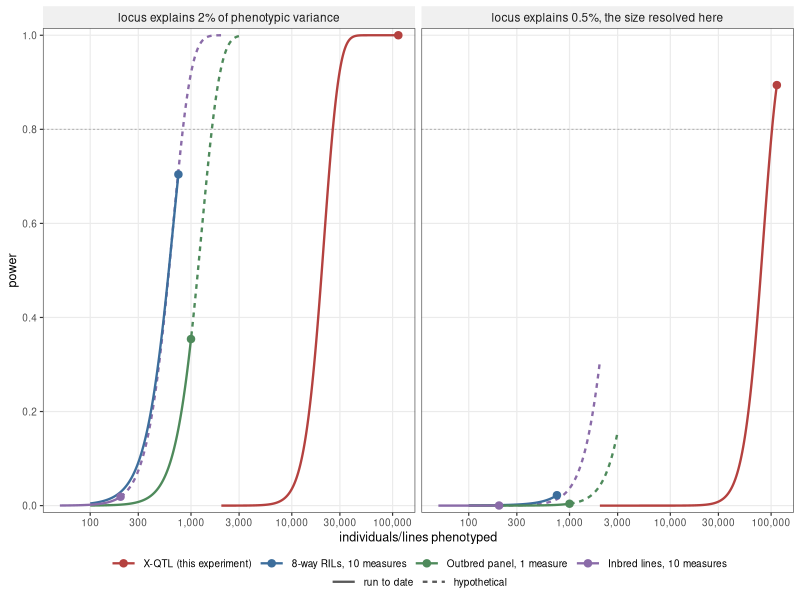

This chart was generated by the following R code:
# make_FigS2.R -- power against experiment size, four designs.
#
#   Rscript temp_aging/make_FigS2.R
#
# THE POINT. X-QTL is much LESS efficient per fly than a design that genotypes
# and phenotypes individuals -- pooling and sequencing only the selected tail
# discards what a replicated line mean keeps. Its advantage is that screening
# flies for longevity is cheap and effectively unlimited, so the experiment can
# be two orders of magnitude larger. Each curve therefore stops where that
# design realistically stops:
#
#   solid  = the size these experiments are actually run at
#   dotted = HYPOTHETICAL extension -- nobody has run these, and the figure
#            labels them as such so it cannot be read as a claim that anyone
#            will measure 2,000 inbred lines or genotype 3,000 outbred flies
#     inbred lines  200 -> 2,000   rumoured extension of the panel
#     outbred      1000 -> 3,000   a guess; nothing supports a specific ceiling
#     8-way RILs   no extension    the panel is not expected to exceed 750
#     X-QTL        no extension    114,000 is this experiment, per treatment
#
# Two panels: a locus explaining 2% of individual phenotypic variance, and one
# explaining 0.5% -- the size this experiment actually resolves.
#
# Base population: Vp = 1, h2 = 50%, MAF 0.15 for the two SNP designs. Inbred
# lines and RILs are
# phenotyped 10 times each; inbreeding doubles both the locus variance and the
# unlinked background so those cancel, and the gain is replication cutting Ve.
#
# Thresholds: LWP 6 for the SNP panels, LWP 4 for the RIL linkage scan, LWP 7.5
# for X-QTL, that being the threshold this paper uses throughout.

suppressMessages(library(tidyverse))

OUT  <- "temp_aging/FigureS2_plot.png"
LOCI <- c("locus explains 2% of phenotypic variance"    = 0.02,
          "locus explains 0.5%, the size resolved here" = 0.005)
p    <- 0.15; q <- 1-p
Vp   <- 1; h2 <- 0.5; Vg <- h2*Vp; Ve <- Vp-Vg; r <- 10
P_SEL <- 0.05; ibar <- dnorm(qnorm(1-P_SEL))/P_SEL; k <- 2

# LWP 6 for the SNP panels given the number of tests, LWP 4 for a RIL linkage
# scan as established, LWP 7.5 for X-QTL because that is what this paper uses.
thr1 <- qchisq(10^-6,   1, lower.tail = FALSE)
thr7 <- qchisq(10^-4,   7, lower.tail = FALSE)
thrX <- qchisq(10^-7.5, 7, lower.tail = FALSE)

# inbreeding doubles the locus variance AND the unlinked background, so those
# cancel in the ratio; the gain is replication cutting Ve
R2_line <- function(Q) { vl <- 2*Q; vb <- 2*(Vg-Q); vl/(vl + vb + Ve/r) }

pow_R2 <- function(n, R2, df, thr) pchisq(thr, df, ncp = n*R2/(1-R2), lower.tail = FALSE)
pow_X  <- function(N, Q, thr) pchisq(thr, 7, ncp = (N*P_SEL)*ibar^2*(100*Q)/(100*k),
                                     lower.tail = FALSE)
curve_for <- function(design, n, Q) switch(design,
  "Outbred panel, 1 measure"  = pow_R2(n, Q/Vp,       1, thr1),
  "Inbred lines, 10 measures" = pow_R2(n, R2_line(Q), 1, thr1),
  "8-way RILs, 10 measures"   = pow_R2(n, R2_line(Q), 7, thr7),
  "X-QTL (this experiment)"   = pow_X(n, Q, thrX))

SPEC <- tribble(
  ~design,                       ~lo,  ~run,   ~reach,
  "Outbred panel, 1 measure",     100,   1000,   3000,
  "Inbred lines, 10 measures",     50,    200,   2000,
  "8-way RILs, 10 measures",      100,    750,    750,
  "X-QTL (this experiment)",     2000, 114000, 114000)

grid <- function(a, b) exp(seq(log(a), log(b), length.out = 400))
d <- map_dfr(names(LOCI), function(lab) {
  Q <- LOCI[[lab]]
  pmap_dfr(SPEC, function(design, lo, run, reach) {
    nn <- sort(unique(c(grid(lo, reach), run)))
    pw <- curve_for(design, nn, Q)              # compute before tibble(), or the
    tibble(locus = lab, design = design, n = nn, power = pw,  # column masks the arg
           part = ifelse(nn <= run, "run", "reach"))
  })
})
pts <- map_dfr(names(LOCI), function(lab) {
  Q <- LOCI[[lab]]
  SPEC %>% transmute(locus = lab, design, n = run,
                     power = map2_dbl(design, run, ~curve_for(.x, .y, Q)))
})

cat("power at the size each design is actually run at:\n")
print(as.data.frame(pts %>% mutate(power = round(power, 4))), row.names = FALSE)

LEV <- c("X-QTL (this experiment)", "8-way RILs, 10 measures",
         "Outbred panel, 1 measure", "Inbred lines, 10 measures")
COL <- c("#B4413F", "#3D6E9C", "#4E8A5B", "#8A6BA8"); names(COL) <- LEV
d   <- d   %>% mutate(design = factor(design, levels = LEV),
                      locus  = factor(locus,  levels = names(LOCI)))
pts <- pts %>% mutate(design = factor(design, levels = LEV),
                      locus  = factor(locus,  levels = names(LOCI)))

g <- ggplot(d, aes(n, power, colour = design)) +
  geom_hline(yintercept = 0.8, linewidth = 0.3, colour = "grey65", linetype = "22") +
  geom_line(aes(linetype = part, group = interaction(design, part)), linewidth = 0.8) +
  geom_point(data = pts, size = 2.2) +
  facet_wrap(~locus, ncol = 2) +
  scale_x_log10(breaks = c(100, 300, 1000, 3000, 10000, 30000, 100000),
                labels = c("100","300","1,000","3,000","10,000","30,000","100,000")) +
  scale_y_continuous(limits = c(0,1), breaks = seq(0,1,0.2), expand = expansion(0.015)) +
  scale_colour_manual(values = COL, name = NULL) +
  scale_linetype_manual(values = c(run = "solid", reach = "22"), name = NULL,
                        breaks = c("run", "reach"),
                        labels = c("run to date", "hypothetical")) +
  labs(x = "individuals/lines phenotyped", y = "power") +
  theme_bw(base_size = 9) +
  theme(panel.grid.minor = element_blank(),
        strip.background = element_rect(fill = "grey94", colour = NA),
        strip.text = element_text(size = 8.5),
        legend.position = "bottom", legend.box = "vertical",
        legend.margin = margin(t = -4), legend.spacing.y = unit(0, "pt"),
        legend.key.width = unit(20, "pt")) +
  guides(colour = guide_legend(order = 1, nrow = 1),
         linetype = guide_legend(order = 2, nrow = 1,
                                 override.aes = list(colour = "grey35")))

ggsave(OUT, g, width = 7.2, height = 3.6, dpi = 300)
cat("\nWrote", OUT, "\n")
